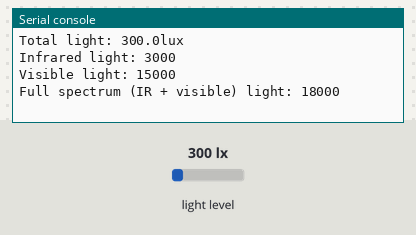
A program run on a simulated CircuitPython board. Parts: the last lines printed to the serial console. The test bench sets the inputs (shaded band); at power-on: light level 300 lx.

Above: at 1.2 s.
1.3 s: light level set to 40 lx
At 2.6 s:
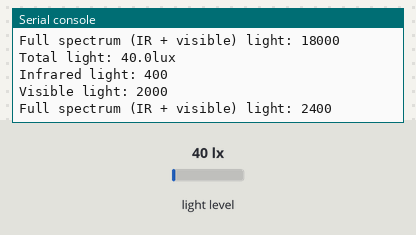
2.8 s: light level set to 500 lx
At 5.5 s:
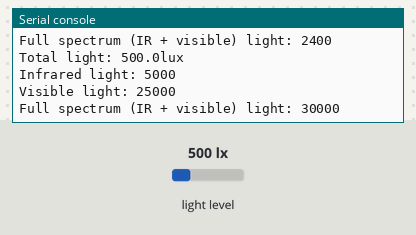
Timing chart, 0 to 7.0 s (numbered marks = the images above; inputs shaded):
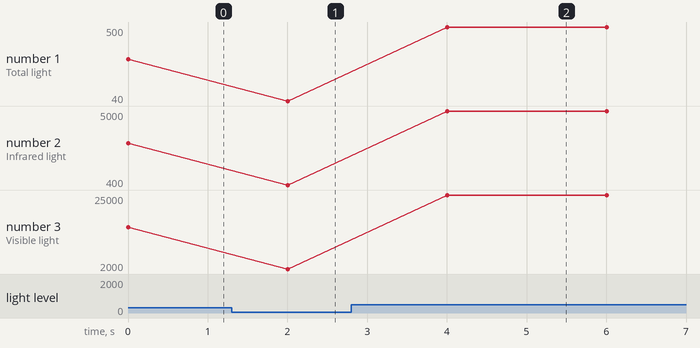

The program:

LightSensor.py
```python
import time
import board
import adafruit_tsl2591

i2c = board.I2C()
sensor = adafruit_tsl2591.TSL2591(i2c)

# You can optionally change the gain and integration time:
# sensor.gain = adafruit_tsl2591.GAIN_LOW (1x gain)
# sensor.gain = adafruit_tsl2591.GAIN_MED (25x gain, the default)
# sensor.gain = adafruit_tsl2591.GAIN_HIGH (428x gain)
# sensor.gain = adafruit_tsl2591.GAIN_MAX (9876x gain)
# sensor.integration_time = adafruit_tsl2591.INTEGRATIONTIME_100MS (100ms, default)
# sensor.integration_time = adafruit_tsl2591.INTEGRATIONTIME_200MS (200ms)
# sensor.integration_time = adafruit_tsl2591.INTEGRATIONTIME_300MS (300ms)
# sensor.integration_time = adafruit_tsl2591.INTEGRATIONTIME_400MS (400ms)
# sensor.integration_time = adafruit_tsl2591.INTEGRATIONTIME_500MS (500ms)
# sensor.integration_time = adafruit_tsl2591.INTEGRATIONTIME_600MS (600ms)

while True:
    lux = sensor.lux
    print("Total light: {0}lux".format(lux))
    infrared = sensor.infrared
    print("Infrared light: {0}".format(infrared))
    visible = sensor.visible
    print("Visible light: {0}".format(visible))
    full_spectrum = sensor.full_spectrum
    print("Full spectrum (IR + visible) light: {0}".format(full_spectrum))
    time.sleep(2.0)
```

Measured:
- after the input at 1.3 s, the serial console: prints a new line after 0.70 s (image 1)
- after the input at 2.8 s, the serial console: prints a new line after 1.2 s (image 2)
- plotted number 1: 300 → 40 after the input at 1.3 s, 40 → 500 after the input at 2.8 s
- plotted number 2: 3000 → 400 after the input at 1.3 s, 400 → 5000 after the input at 2.8 s
- plotted number 3: 15000 → 2000 after the input at 1.3 s, 2000 → 25000 after the input at 2.8 s
